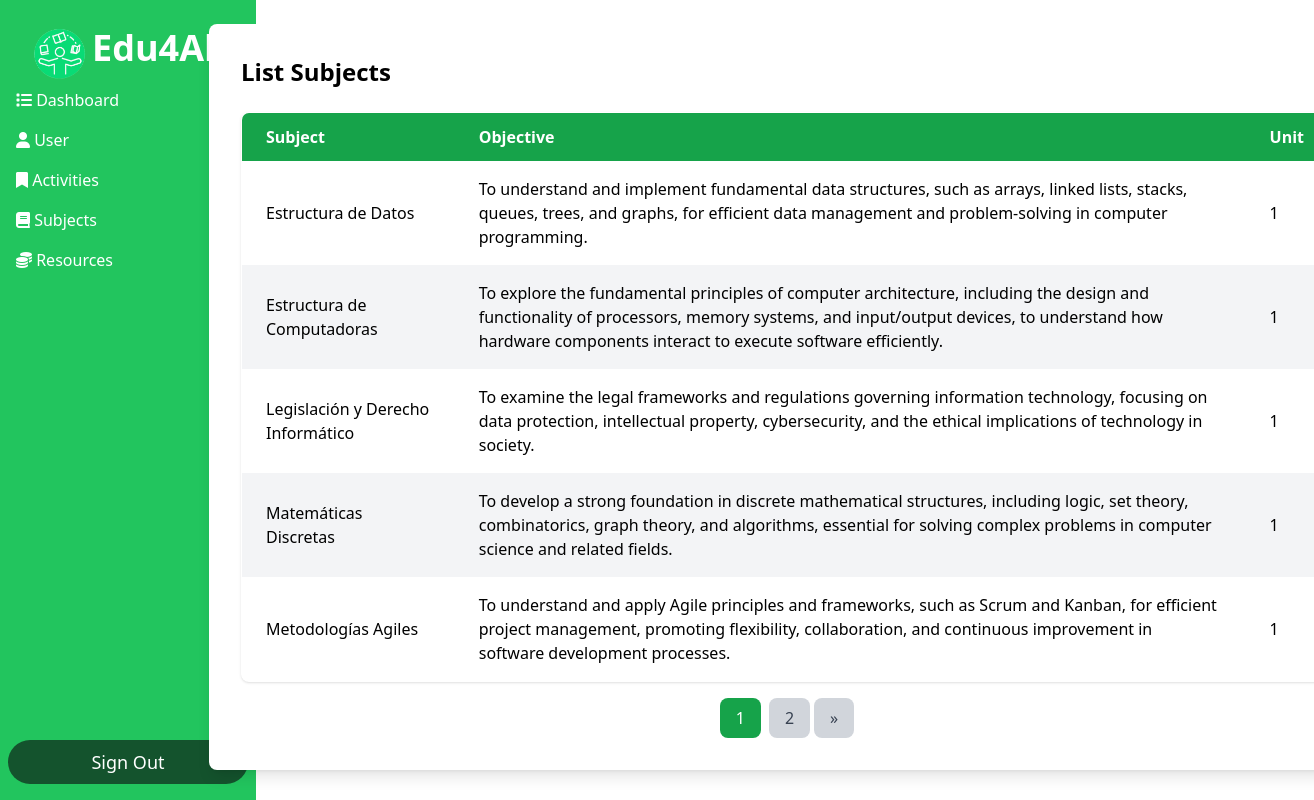
/Dashboard_Cordinador/Dashboard.php?action=listar_materias (signed in), run on the app's committed database.
### tables this page shows
CREATE TABLE `programas` (
  `id` int(11) NOT NULL,
  `nombre_materia` varchar(100) DEFAULT NULL,
  `objetivos` text DEFAULT NULL,
  `actividades` text DEFAULT NULL,
  `unidad` varchar(50) DEFAULT NULL
);

### Conexion/conexion.php (called while the page is built, shortened)
<?php
	class Conexion
	{
		private $host='localhost';
		private $usuario='root';
		private $password = '';
		private $base='escuela';
		public $sentencia;
		private $conexion;
		private function abrir_conexion(){
			$this->conexion = new mysqli($this->host,$this->usuario,$this->password,$this->base);
		}
		public function obtener_sentencia(){
			$result = $this->conexion->query($this->sentencia);
			return $result;
		}
	}
?>

### Conexion/contacto.php (called while the page is built, shortened)
<?php
    include ("conexion.php");
    class Contacto extends Conexion {
        public function obtenerMateriasConLimite1($offset, $limite) {
            $this->sentencia = "SELECT * FROM programas LIMIT $offset, $limite";
            return $this->obtener_sentencia();
        }
        public function contarTotalMaterias1() {
            $this->sentencia = "SELECT COUNT(*) as total FROM programas";
            $resultado = $this->obtener_sentencia();
            return $resultado->fetch_assoc()['total'];
        }
    }
?>

### Dashboard_Cordinador/listarmaterias.php (the view, shortened to what this page needs)
<?php
require_once("../Conexion/contacto.php");
$obj = new Contacto();
$limite = 5;
$paginaActual = isset($_GET['pagina']) ? (int)$_GET['pagina'] : 1;
$offset = ($paginaActual - 1) * $limite;
$totalRegistros = $obj->contarTotalMaterias1();
$totalPaginas = ceil($totalRegistros / $limite);
$resultado = $obj->obtenerMateriasConLimite1($offset, $limite);
$queryString = $_SERVER['QUERY_STRING'];
parse_str($queryString, $queryArray);
unset($queryArray['pagina']);
$queryString = http_build_query($queryArray);
?>
<div class="max-w-6xl translate-x-32 mx-auto bg-white p-8 rounded-lg shadow-lg">
    <h1 class="text-2xl font-bold mb-6">List Subjects</h1>
    <table class="min-w-full table-auto border-collapse border border-gray-300 rounded-lg overflow-hidden shadow">
        <thead>
            <tr class="bg-green-600 text-white">
                <th class="px-6 py-3 text-left">Subject</th>
                <th class="px-6 py-3 text-left">Objective</th>
                <th class="px-6 py-3 text-left">Unit</th>
            </tr>
        </thead>
        <tbody>
            <?php if ($resultado): ?>
                <?php while ($registro = $resultado->fetch_assoc()): ?>
                    <tr class="even:bg-gray-100 hover:bg-gray-200">
                        <td class="px-6 py-4"><?php echo htmlspecialchars($registro["nombre_materia"]); ?></td>
                        <td class="px-6 py-4"><?php echo htmlspecialchars($registro["objetivos"]); ?></td>
                        <td class="px-6 py-4"><?php echo htmlspecialchars($registro["unidad"]); ?></td>
                    </tr>
                <?php endwhile; ?>
            <?php else: ?>
                <tr>
                    <td colspan="4" class="px-6 py-4 text-center">No subjects found</td>
                </tr>
            <?php endif; ?>
        </tbody>
    </table>
    <div class="mt-4">
        <?php if ($totalPaginas > 1): ?>
            <nav class="flex justify-center">
                <?php for ($i = max(1, $paginaActual - 2); $i <= min($paginaActual + 2, $totalPaginas); $i++): ?>
                    <a href="?<?php echo $queryString ? $queryString . '&' : ''; ?>pagina=<?php echo $i; ?>" class="px-4 py-2 mx-1 <?php echo ($i == $paginaActual) ? 'bg-green-600 text-white' : 'bg-gray-300 text-gray-700'; ?> rounded-lg hover:bg-gray-400 transition duration-500">
                        <?php echo $i; ?>
                    </a>
                <?php endfor; ?>
                <?php if ($paginaActual < $totalPaginas): ?>
                    <a href="?<?php echo $queryString ? $queryString . '&' : ''; ?>pagina=<?php echo $paginaActual + 1; ?>" class="px-4 py-2 bg-gray-300 text-gray-700 rounded-lg hover:bg-gray-400 transition duration-500">
                        &raquo;
                    </a>
                <?php endif; ?>
            </nav>
        <?php endif; ?>
    </div>
</div>

### data on the page
programas: nombre_materia "Estructura de Datos", objetivos "To understand and implement fundamental data structures, such as arrays, linked lists, stacks, queues, trees, and graphs, for efficient data management and problem-solving in computer programming.", unidad "1"
programas: nombre_materia "Estructura de Computadoras", objetivos "To explore the fundamental principles of computer architecture, including the design and functionality of processors, memory systems, and input/output devices, to understand how hardware components interact to execute software efficiently.", unidad "1"
programas: nombre_materia "Legislación y Derecho Informático", objetivos "To examine the legal frameworks and regulations governing information technology, focusing on data protection, intellectual property, cybersecurity, and the ethical implications of technology in society.", unidad "1"
programas: nombre_materia "Matemáticas Discretas", objetivos "To develop a strong foundation in discrete mathematical structures, including logic, set theory, combinatorics, graph theory, and algorithms, essential for solving complex problems in computer science and related fields.", unidad "1"
programas: nombre_materia "Metodologías Agiles", objetivos "To understand and apply Agile principles and frameworks, such as Scrum and Kanban, for efficient project management, promoting flexibility, collaboration, and continuous improvement in software development processes.", unidad "1"
